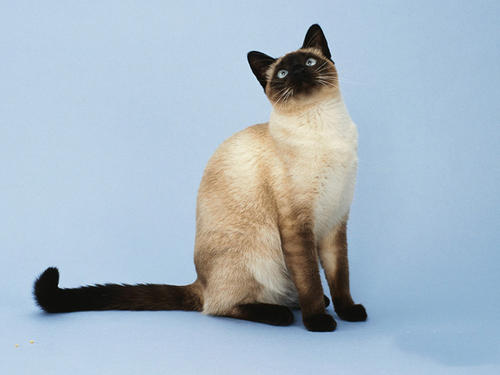
#> input picture practice/lesson4/huangw3.jpg, 500 x 375 px
$ jupyter execute image_svd.ipynb
#> lines starting #> are read from the running program, lines starting #| are printed output that depends on the picture
[cell 1]
from PIL import Image
import numpy as np
from scipy.linalg import svd
import matplotlib.pylab as plt

def get_image_feature(s, k):
    s_temp = np.zeros(s.shape[0])
    s_temp[:k] = s[:k]
    s = s_temp * np.identity(s.shape[0])
    print(s.shape)
    temp = np.dot(p,s)
    temp = np.dot(temp,q)
    plt.imshow(temp, cmap=plt.cm.gray, interpolation='nearest')
    plt.show()

image = Image.open('./huangw3.jpg').convert('L')
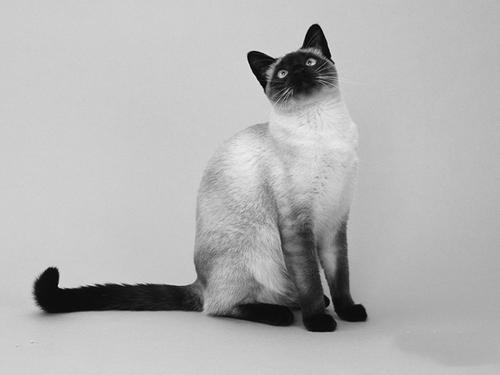
#> image: PIL image 500x375 L; min 0, max 241, mean 180
A = np.array(image)
plt.imshow(A, cmap=plt.cm.gray, interpolation='nearest')
plt.show()
print(A.shape)
#| (375, 500)
p,s,q = svd(A, full_matrices = False)
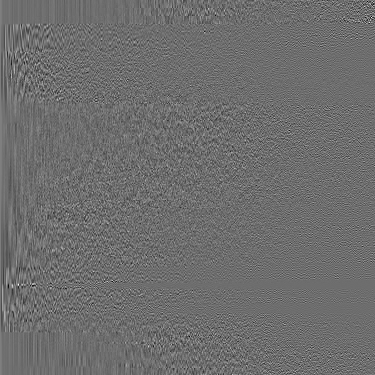
#> p: shape (375, 375) float32; min -0.361, max 0.475, mean 0.000132; drawn with min black and max white
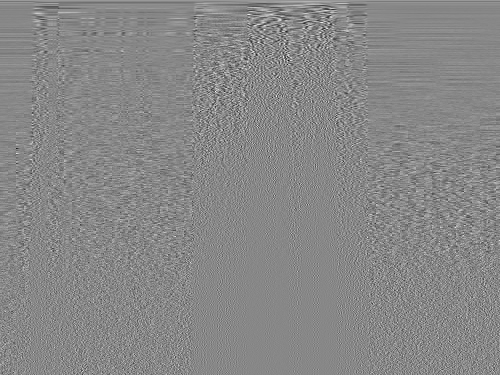
#> q: shape (375, 500) float32; min -0.368, max 0.324, mean 0.000138; drawn with min black and max white
#> s = 375 values, max 79150.8 at index 0, min 0.75 at index 374, mean 393.4
print(p.shape)
#| (375, 375)
print(s.shape)
#| (375,)
print(q.shape)
#| (375, 500)
get_image_feature(s, int(s.shape[0] * 0.01))
#| (375, 375)
#> in get_image_feature, `temp = np.dot(p,s)`:
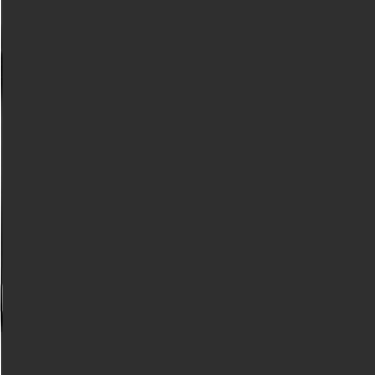
#> temp: shape (375, 375) float64; min -1023.3, max 4512.6, mean 10.7; drawn with min black and max white
#> in get_image_feature, `temp = np.dot(temp,q)`:
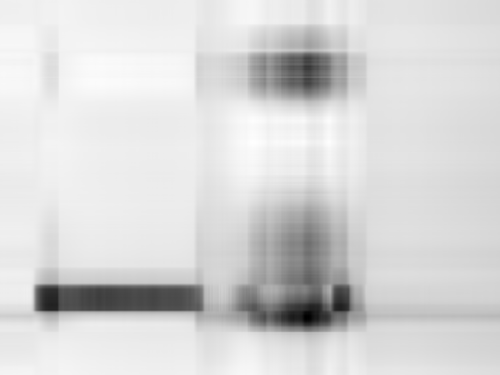
#> temp: shape (375, 500) float64; min -52.37, max 222.5, mean 180; drawn with min black and max white
get_image_feature(s, int(s.shape[0] * 0.1))
#> call 2 of get_image_feature, with s = array of shape (375,), k = 37
#| (375, 375)
#> in get_image_feature (call 2), `temp = np.dot(temp,q)`:
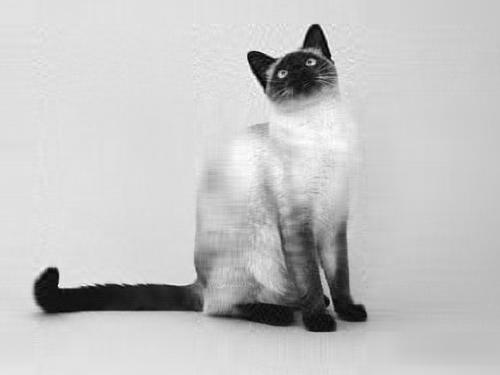
#> temp: shape (375, 500) float64; min -5.52, max 234.5, mean 180; drawn with min black and max white
get_image_feature(s, int(s.shape[0] * 0.5))
#| (375, 375)
